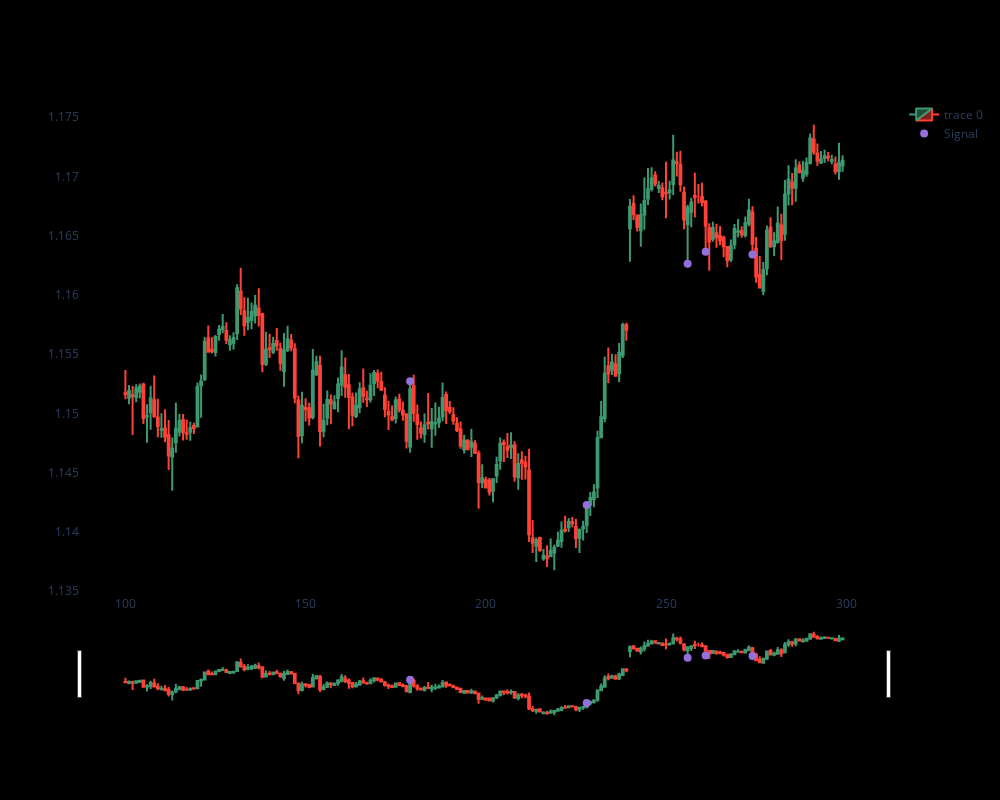

The cell this chart's notebook holds for it:
### Code cell
dfpl = df[100:300]
import plotly.graph_objects as go

fig = go.Figure(data=[go.Candlestick(x=dfpl.index,
                open=dfpl['open'],
                high=dfpl['high'],
                low=dfpl['low'],
                close=dfpl['close'])])

fig.update_layout(
    autosize=False,
    width=1000,
    height=800, 
    paper_bgcolor='black',
    plot_bgcolor='black')
fig.update_xaxes(gridcolor='black')
fig.update_yaxes(gridcolor='black')
fig.add_scatter(x=dfpl.index, y=dfpl['pointpos'], mode="markers",
                marker=dict(size=8, color="MediumPurple"),
                name="Signal")
fig.show()

### Figure 1 — Plotly figure (JSON) as saved in the notebook; plotly's stock layout.template omitted (floating-point values rounded to 4 significant figures; data arrays with more than 128 entries replaced by an {"elided": "..."} marker saying what was removed)
{"data": [{"close": {"elided": "200 float values"}, "high": {"elided": "200 float values"}, "low": {"elided": "200 float values"}, "open": {"elided": "200 float values"}, "type": "candlestick", "x": {"elided": "200 int values"}}, {"marker": {"color": "MediumPurple", "size": 8}, "mode": "markers", "name": "Signal", "type": "scatter", "x": {"elided": "200 int values"}, "y": {"elided": "200 float values"}}], "layout": {"autosize": false, "height": 800, "paper_bgcolor": "black", "plot_bgcolor": "black", "width": 1000, "xaxis": {"gridcolor": "black"}, "yaxis": {"gridcolor": "black"}}}
